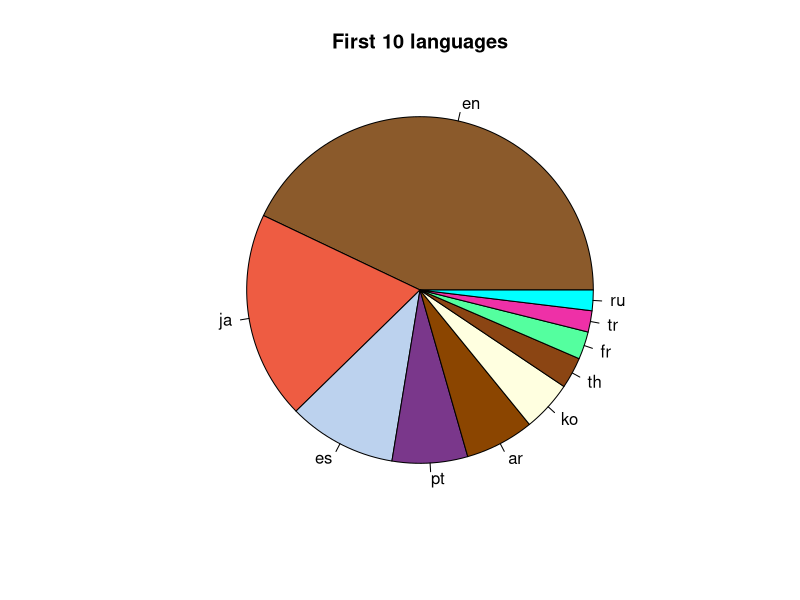

Write the R code that produced this figure.
library(plotrix)
getwd()
langTabCount = read.csv("tabLangWithoutNull.csv")
langTabCount[,2]
colnames(langTabCount)
color = grDevices::colors()[grep('gr(a|e)y', grDevices::colors(), invert = T)]

pie(langTabCount[1:10,2],explode=0.1,labels = langTabCount[1:10,1],main = "First 10 languages",col=sample(color,10),radius=0.9)

sum(langTabCount[,2])
langTabCount[1:10,1]


